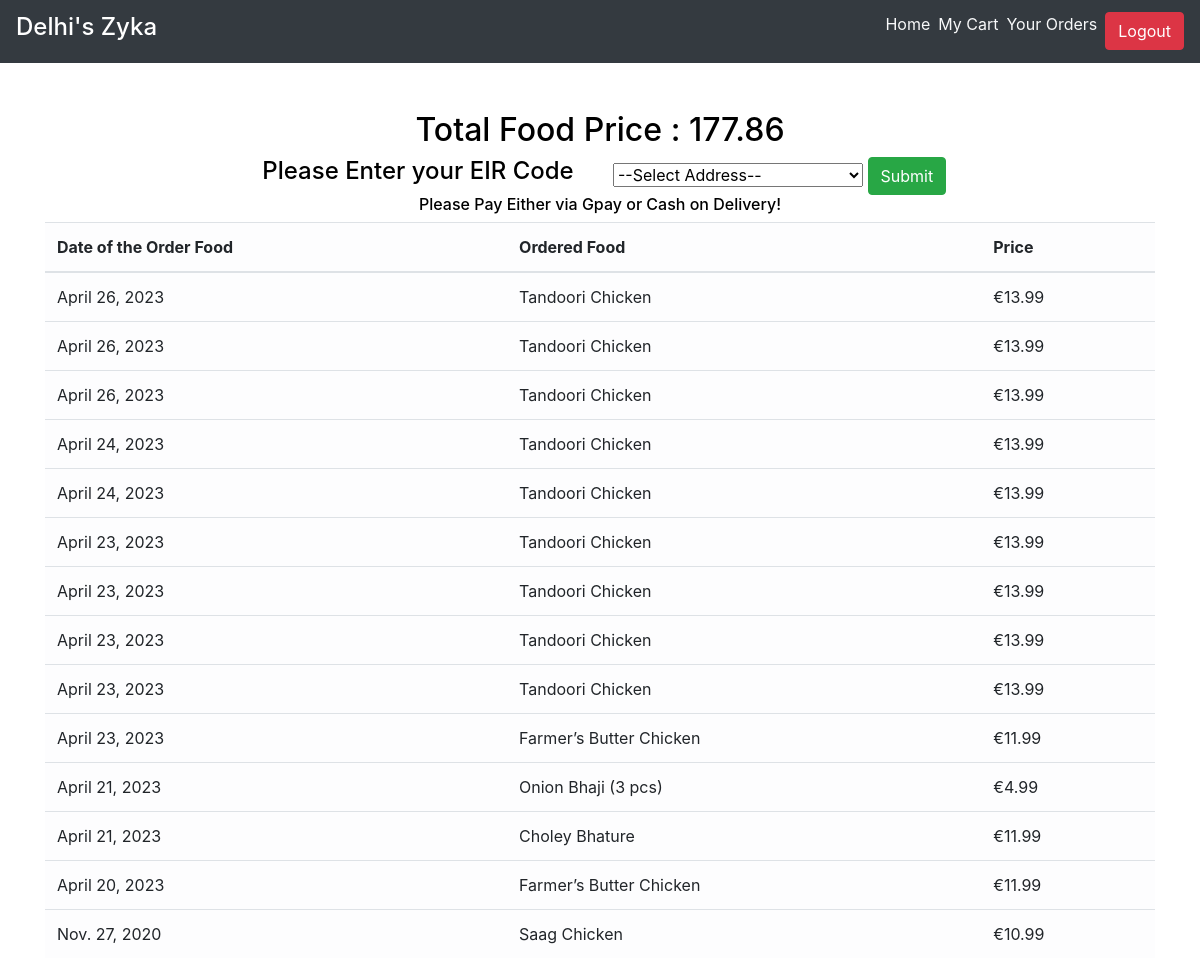
Page /order_details/ (signed in) on the earlier database version.
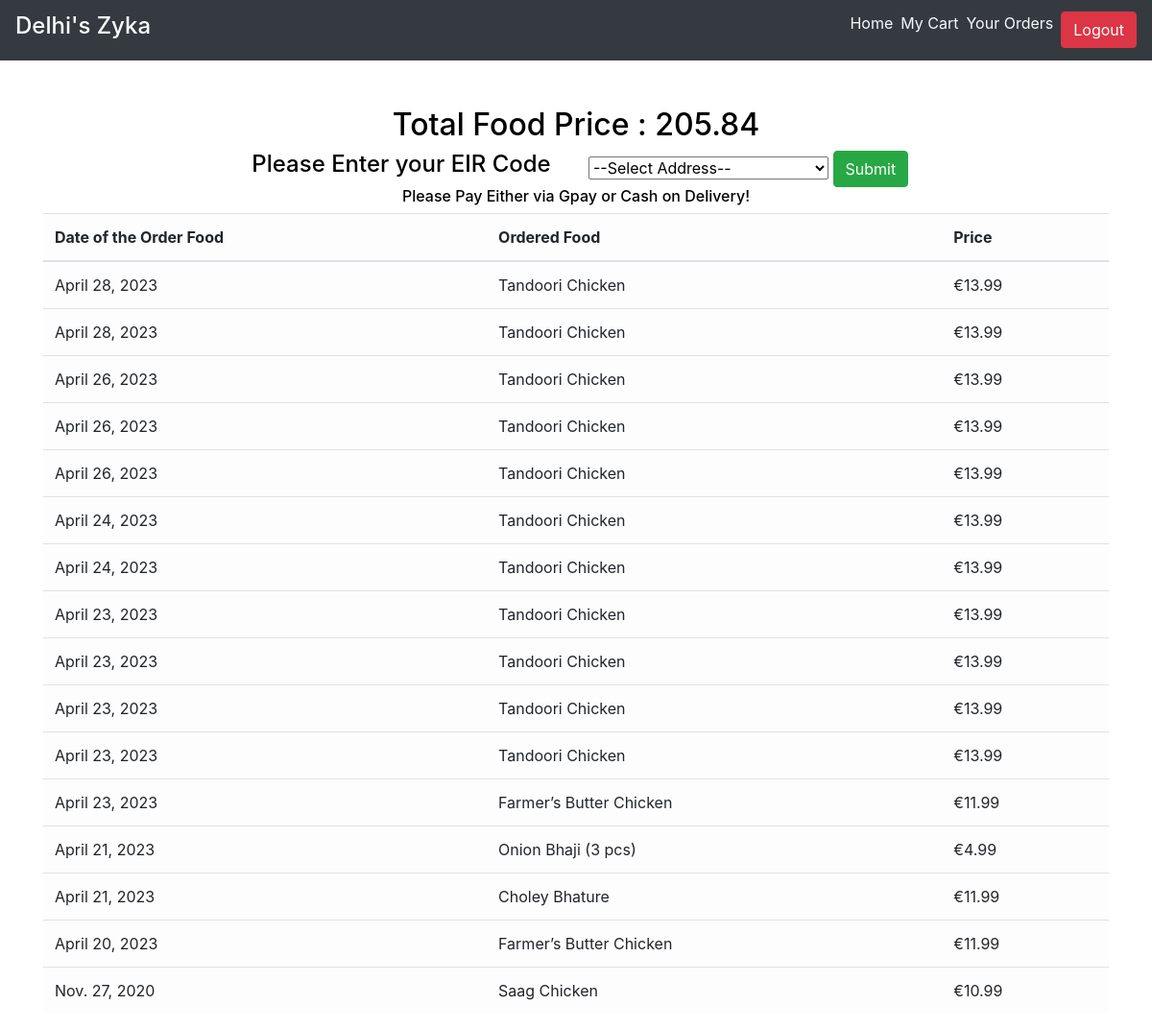
Same page on the later database version.
### main/models.py (models this page shows, shortened)
class CartItems(models.Model):
    ORDER_STATUS = (
        ('Active', 'Active'),
        ('Delivered', 'Delivered')
    )
    user = models.ForeignKey(User, on_delete=models.CASCADE)
    item = models.ForeignKey(Item, on_delete=models.CASCADE)
    ordered = models.BooleanField(default=False)
    quantity = models.IntegerField(default=1)
    ordered_date = models.DateField(default=timezone.now)
    status = models.CharField(max_length=20, choices=ORDER_STATUS, default='Active')
    delivery_date = models.DateField(default=timezone.now)
    class Meta:
        verbose_name = 'Cart Item'
        verbose_name_plural = 'Cart Items'

class Item(models.Model):
    LABELS = (
        ('Best Selling Foods', 'Best Selling Foods'),
        ('New Food', 'New Food'),
        ('Spicy Foods🔥', 'Spicy Foods🔥'),
    )
    LABEL_COLOUR = (
        ('danger', 'danger'),
        ('success', 'success'),
        ('primary', 'primary'),
        ('info', 'info'),
        ('warning', 'warning'),
    )
    title = models.CharField(max_length=150)
    description = models.CharField(max_length=250,blank=True)
    price = models.FloatField()
    pieces = models.IntegerField(default=6)
    instructions = models.CharField(max_length=250,default="Available")
    image = models.ImageField(default='default.png', upload_to='images/')
    labels = models.CharField(max_length=25, choices=LABELS, blank=True)
    label_colour = models.CharField(max_length=15, choices=LABEL_COLOUR, blank=True)
    slug = models.SlugField(default="foods")
    created_by = models.ForeignKey(User, on_delete=models.CASCADE)

### main/views.py (the view)
# urls.py: path('order_details/', views.order_details, name='order_details'),
@login_required
def order_details(request):
    items = CartItems.objects.filter(user=request.user, ordered=True,status="Active").order_by('-ordered_date')
    cart_items = CartItems.objects.filter(user=request.user, ordered=True,status="Delivered").order_by('-ordered_date')
    bill = items.aggregate(Sum('item__price'))
    number = items.aggregate(Sum('quantity'))
    pieces = items.aggregate(Sum('item__pieces'))
    total = bill.get("item__price__sum")
    count = number.get("quantity__sum")
    total_pieces = pieces.get("item__pieces__sum")
    context = {
        'items':items,
        'cart_items':cart_items,
        'total': total,
        'count': count,
        'total_pieces': total_pieces
    }
    return render(request, 'main/order_details.html', context)

### main/templatetags/get_group.py (called while the page is built)
@register.filter(name='has_group')
def has_group(user, group_name):
    return user.groups.filter(name=group_name).exists()

### main/templates/main/order_details.html (shortened to what this page needs)
{% extends "main/layout.html" %}
{% block content %}
<div class="cart">
    <div class="container">
        <div class="row">
            <div class="col-sm-12 mt-5">
                {% if items %}
                <h2 class="text-center">Total Food Price : <span id="totalValue">{{total}}</span></h2>
                <div class="col-sm-12">
                    <div class="col-sm-4" style="float:left;margin-left:178px;">
                        <h4 class="text-center">Please Enter your EIR Code </h4>
                    </div>
                    <div class="col-sm-6" style="float:left;">
                        <select id="address" style="width:250px;">
                    <option value="Select Address">--Select Address--</option>
               </select>
               <input type="submit" id="btnSubmit" value="Submit" class="btn btn-success" onclick="btnSubmitClick();" />
                    </div>
                </div>
                <h6 class="text-center">Please Pay Either via Gpay or Cash on Delivery!</h6>
                <div class="table-responsive">
                    <table class="table table-light">
                        <thead>
                        <tr>
                            <th scope="col">Date of the Order Food</th>
                            <th scope="col">Ordered Food</th>
                            <th scope="col">Price</th>
                        </tr>
                        </thead>
                        <tbody>
                            {% for item_active in items %}
                        <tr>
                            <td>{{ item_active.ordered_date }}</td>
                            <td>{{ item_active.item.title }} <span class="badge badge-{{ item_active.item.label_colour }}"></span></td>
                            <b><td>{{"€"}}{{ item_active.item.price }}</td></b>
                        </tr>
                            {% endfor %}
                        </tbody>
                    </table>
                </div>
                {% else %}
                <h4 class="text-center">Sorry, you have not ordered any item yet!!!</h4>
                {% endif %}
            </div>
        </div>
    </div>
</div>
{% endblock content %}

Differences in the rows shown:
added CartItems: ordered_date "April 28, 2023", item "Tandoori Chicken", value "€", item.price "13.99"
added CartItems: ordered_date "April 28, 2023", item "Tandoori Chicken", value "€", item.price "13.99"
Other differences:
{{ total }}: "177.86" → "205.84"
